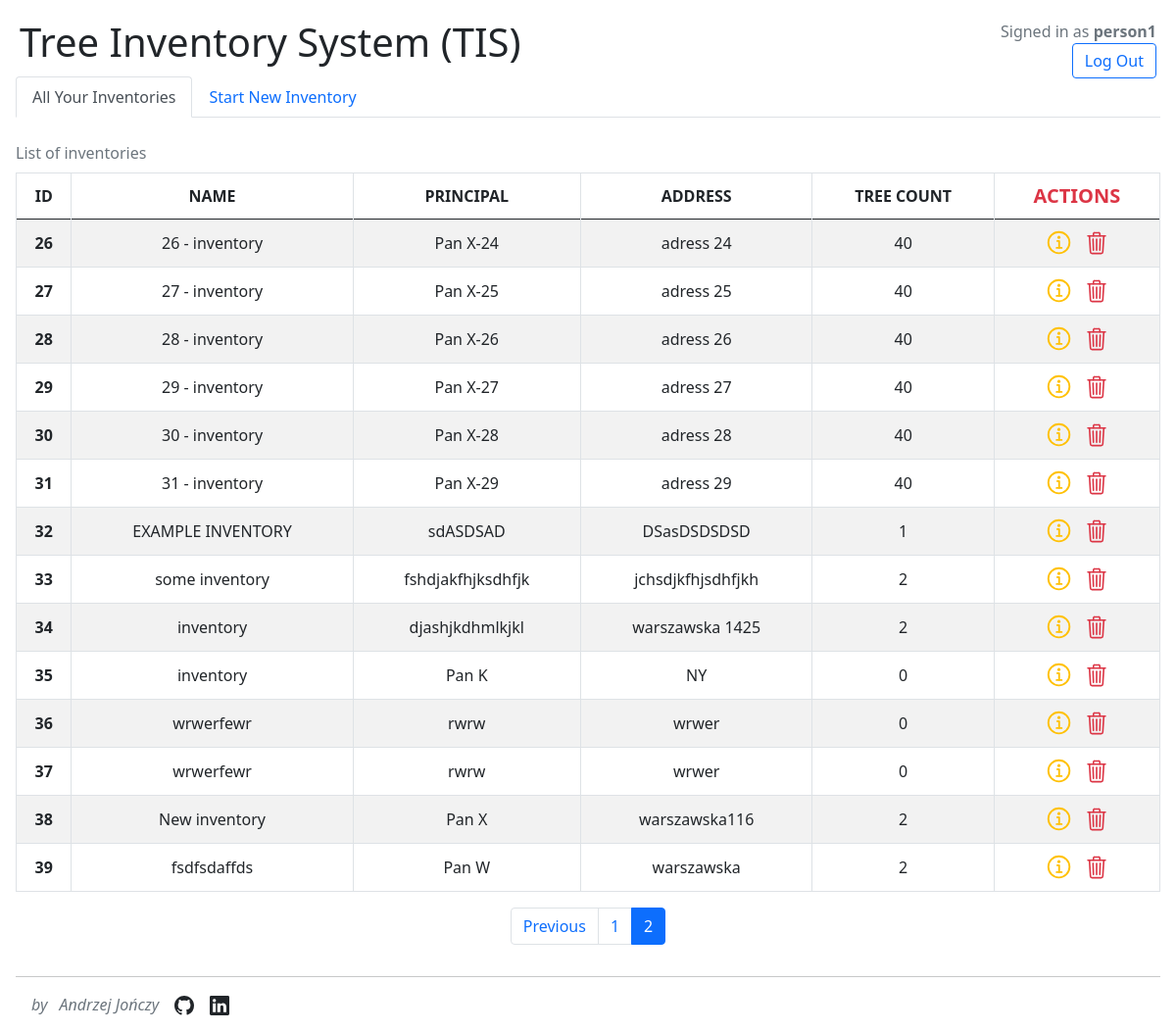
Page /inventory/all/?page=2 (signed in) on the committed database.
### TIS_app/models.py (models this page shows, shortened)
class Inventory(models.Model):
    STATUS_CHOICES = (
        (0, "Inventory"),
        (1, "Valorization"),
        (2, "Tree management"),
    )
    id = models.SmallAutoField(primary_key=True)
    name = models.CharField(max_length=64)
    created_date = models.DateField(auto_now_add=True)
    edited_date = models.DateField(auto_now=True)
    finish_date = models.DateField(null=True)
    status = models.PositiveIntegerField(choices=STATUS_CHOICES, default=0)
    author = models.ForeignKey(User, on_delete=models.PROTECT)
    principal = models.CharField(max_length=64)
    principal_address = models.CharField(max_length=128, null=True, blank=True)
    description = models.TextField(blank=True, null=True)
    class Meta:
        unique_together = ["id", "author"]

### TIS_app/views.py (the view)
# urls.py: path("inventory/all/", v.AllInventoryView.as_view(), name="all-inventory"),
class AllInventoryView(LoginRequiredMixin, ListView):
    model = Inventory
    paginate_by = INVENTORY_PAGINATE_BY
    def get_queryset(self):
        queryset = super().get_queryset()
        return queryset.filter(author=self.request.user).order_by("pk")

### TIS_app/context_processors.py (called while the page is built)
def metadata(request):
    return {
        "author": "Andrzej Jończy",
        "github": "https://github.com/andree0",
        "linkedin": "https://www.linkedin.com/in/andrzej-jonczy/",
    }

### TIS_app/templates/TIS_app/inventory_list.html (shortened to what this page needs)
{% extends 'TIS_app/base.html' %}
{% block body %}
<div id="inventories" class="mt-3">
    {% for inventory in inventory_list %}
        {% if forloop.first %}
            <div class="table-responsive">
            <table class="table table-striped table-hover table-bordered align-middle caption-top">
                <caption>List of inventories</caption>
                <thead class="align-middle text-center border-bottom-0">
                    <tr>
                        <th scope="col">ID</th>
                        <th scope="col">NAME</th>
                        <th scope="col">PRINCIPAL</th>
                        <th scope="col">ADDRESS</th>
                        <th scope="col">TREE COUNT</th>
                        <th scope="col" class="text-danger fs-5">ACTIONS</th>
                    </tr>
                </thead>
                <tbody class="text-center">
        {% endif %}
        <tr class="text-break">
            <th scope="row"><a href="{% url 'inventory-details' inventory.pk %}" role="button" class="text-decoration-none fst-normal text-body">{{ inventory.pk }}</a></th>
            <td><a href="{% url 'inventory-details' inventory.pk %}" role="button" class="text-decoration-none fst-normal text-body">{{ inventory.name }}</a></td>
            <td>{{ inventory.principal }}</td>
            <td>{{ inventory.principal_address }}</td>
            <td>{{ inventory.tree_set.all.count }}</td>
            <td>
                <div class="d-inline-flex me-1">
                    <a href="{% url 'inventory-details' inventory.pk %}" role="button">
                    </a>
                </div>
                <div class="d-inline-flex">
                    <a href="{% url 'delete-inventory' inventory.pk %}" role="button" class="inventory-delete">
                    </a>
                </div>
            </td>
        </tr>
        {% if forloop.last %}
            </tbody>
            </table>
            </div>
        {% endif %}
    {% empty %}
        <div><p class="fs-4 text-center text-muted">Any inventories</p></div>
    {% endfor %}
</div>
{% include "TIS_app/pagination.html" %}
{% endblock %}

### TIS_app/templates/TIS_app/login_info.html (shortened to what this page needs)
<div class="d-flex align-items-end flex-column p-1">
    {% if user.is_authenticated %}
        <div class="mb-1 text-muted">Signed in as <strong>{{ user.username }}</strong></div>
        <div>
            <a class="d-inline btn btn-outline-primary btn" role="button"
                href="{% url 'logout' %}">Log Out</a>
        </div>
    {% endif %}
</div>

### static/app.css (style rules this page uses)
body { display: flex; flex-direction: column; min-height: 100vh; }

### rows in the picture
Inventory: shows "List of inventories", pk "26", name "26 - inventory", principal "Pan X-24", principal_address "adress 24", tree_set.all.count "40"
Inventory: pk "27", name "27 - inventory", principal "Pan X-25", principal_address "adress 25", tree_set.all.count "40"
Inventory: pk "28", name "28 - inventory", principal "Pan X-26", principal_address "adress 26", tree_set.all.count "40"
Inventory: pk "29", name "29 - inventory", principal "Pan X-27", principal_address "adress 27", tree_set.all.count "40"
Inventory: pk "30", name "30 - inventory", principal "Pan X-28", principal_address "adress 28", tree_set.all.count "40"
Inventory: pk "31", name "31 - inventory", principal "Pan X-29", principal_address "adress 29", tree_set.all.count "40"
Inventory: pk "32", name "EXAMPLE INVENTORY", principal "sdASDSAD", principal_address "DSasDSDSDSD", tree_set.all.count "1"
Inventory: pk "33", name "some inventory", principal "fshdjakfhjksdhfjk", principal_address "jchsdjkfhjsdhfjkh", tree_set.all.count "2"
Inventory: pk "34", name "inventory", principal "djashjkdhmlkjkl", principal_address "warszawska 1425", tree_set.all.count "2"
Inventory: pk "35", name "inventory", principal "Pan K", principal_address "NY", tree_set.all.count "0"
Inventory: pk "36", name "wrwerfewr", principal "rwrw", principal_address "wrwer", tree_set.all.count "0"
Inventory: pk "37", name "wrwerfewr", principal "rwrw", principal_address "wrwer", tree_set.all.count "0"
Inventory: pk "38", name "New inventory", principal "Pan X", principal_address "warszawska116", tree_set.all.count "2"
Inventory: pk "39", name "fsdfsdaffds", principal "Pan W", principal_address "warszawska", tree_set.all.count "2"

### other values in the picture
{{ user.username }} "person1"
{{ page_nr }} "1"
{{ page_nr }} "2"
{{ author }} "Andrzej Jończy"
